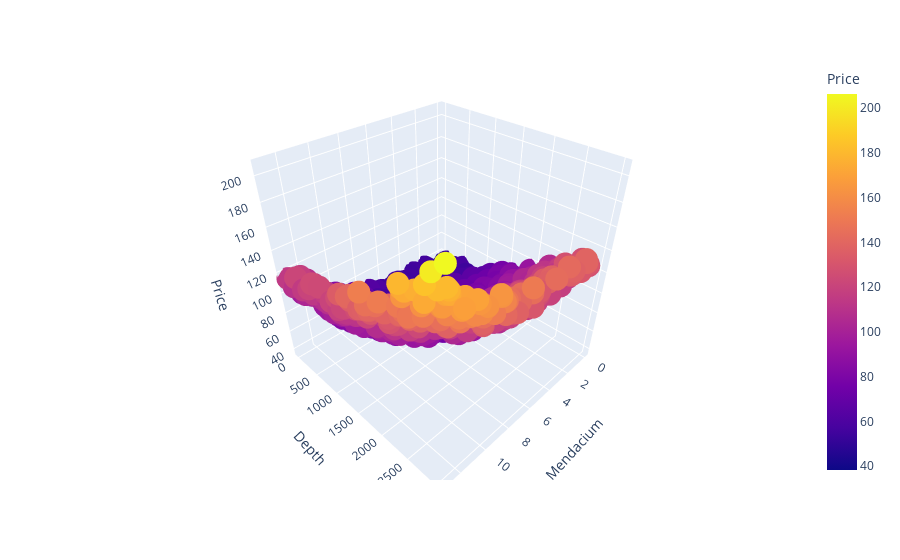

The cell this chart's notebook holds for it:
### Code cell
px.scatter_3d(df,x='Mendacium',y='Depth',z='Price', color='Price')

### Figure 1 — Plotly figure (JSON) as saved in the notebook; plotly's stock layout.template omitted (floating-point values rounded to 4 significant figures; data arrays with more than 128 entries replaced by an {"elided": "..."} marker saying what was removed)
{"data": [{"hovertemplate": "Mendacium=%{x}<br>Depth=%{y}<br>Price=%{marker.color}<extra></extra>", "legendgroup": "", "marker": {"color": {"elided": "1000 float values"}, "coloraxis": "coloraxis", "symbol": "circle"}, "mode": "markers", "name": "", "scene": "scene", "showlegend": false, "type": "scatter3d", "x": {"elided": "1000 float values"}, "y": {"elided": "1000 float values"}, "z": {"elided": "1000 float values"}}], "layout": {"coloraxis": {"colorbar": {"title": {"text": "Price"}}, "colorscale": [[0, "#0d0887"], [0.1111, "#46039f"], [0.2222, "#7201a8"], [0.3333, "#9c179e"], [0.4444, "#bd3786"], [0.5556, "#d8576b"], [0.6667, "#ed7953"], [0.7778, "#fb9f3a"], [0.8889, "#fdca26"], [1, "#f0f921"]]}, "legend": {"tracegroupgap": 0}, "margin": {"t": 60}, "scene": {"domain": {"x": [0, 1], "y": [0, 1]}, "xaxis": {"title": {"text": "Mendacium"}}, "yaxis": {"title": {"text": "Depth"}}, "zaxis": {"title": {"text": "Price"}}}}}
